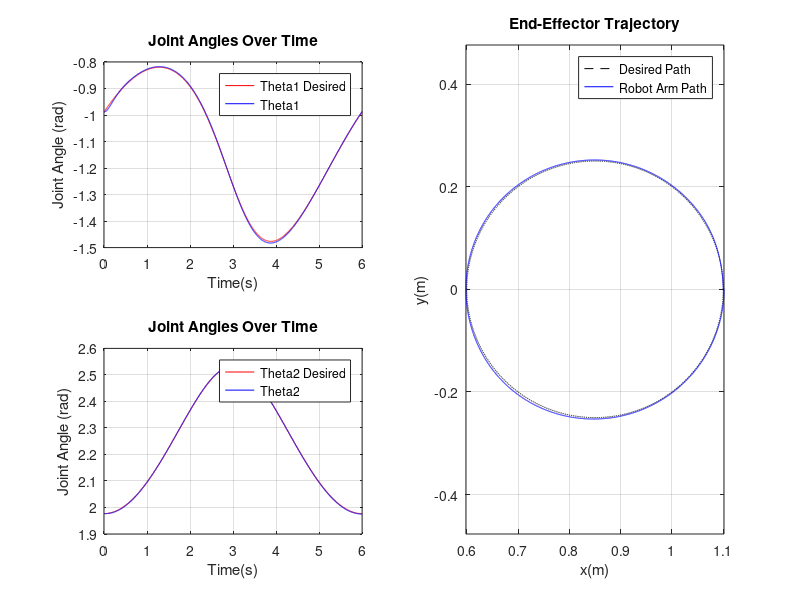
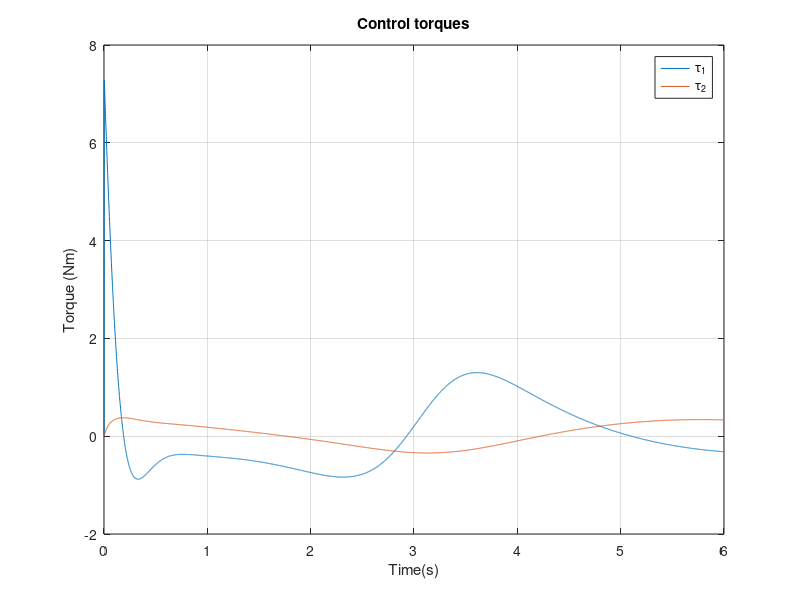

These figures' MATLAB source, in order:
%% Exp 17: PID based Trajectory Tracking Control of a 2R Robotic Arm (m-script)
% Inverse kinematics -> PID controller -> simplified robot dynamics -> forward
% kinematics, using the equations given in the lab manual.
% The manual leaves the numbers blank, so the values below are our choice:
% link lengths, masses, inertias, path and gains can be changed freely.
clc; clear all; close all;

%% Parameters
l1 = 1; l2 = 1;         % link lengths (m)
m1 = 1; m2 = 1;         % link masses (kg)
I1 = 0.1; I2 = 0.1;     % link inertias (kg m^2)
Ts = 0.001;             % sample time (s)
T  = 6;                 % time for one lap of the path (s)
Kp = 200; Ki = 20; Kd = 30; % PID gains (same for both joints)

t = 0:Ts:T;
N = length(t);

%% Desired trajectory of the end effector (circle)
xd = 0.85 + 0.25*cos(2*pi*t/T);
yd = 0.25*sin(2*pi*t/T);

%% a. Inverse kinematics: desired joint angles
th2d = acos((xd.^2 + yd.^2 - l1^2 - l2^2)/(2*l1*l2));
th1d = atan2(yd, xd) - atan2(l2*sin(th2d), l1 + l2*cos(th2d));

%% Simulation
th1 = zeros(1,N); th2 = zeros(1,N);   % actual joint angles
w1 = zeros(1,N);  w2 = zeros(1,N);    % joint velocities
tau1 = zeros(1,N); tau2 = zeros(1,N); % joint torques
th1(1) = th1d(1); th2(1) = th2d(1);   % start on the path
ie1 = 0; ie2 = 0;                     % integral of error
e1_old = 0; e2_old = 0;

for k = 2:N
    % b. PID controller
    e1 = th1d(k) - th1(k-1);
    e2 = th2d(k) - th2(k-1);
    ie1 = ie1 + e1*Ts;
    ie2 = ie2 + e2*Ts;
    if k == 2
        de1 = 0; de2 = 0;
    else
        de1 = (e1 - e1_old)/Ts;
        de2 = (e2 - e2_old)/Ts;
    end
    e1_old = e1; e2_old = e2;
    tau1(k) = Kp*e1 + Ki*ie1 + Kd*de1;
    tau2(k) = Kp*e2 + Ki*ie2 + Kd*de2;

    % c. Simplified robot dynamics
    a1 = (tau1(k) - m2*l1*l2*sin(th2(k-1))*w2(k-1)^2 ...
                  - m1*l1^2*sin(th1(k-1))*w1(k-1)^2) / (I1 + m2*l1^2 + m1*l1^2);
    a2 = (tau2(k) - m2*l1*l2*sin(th2(k-1))*w1(k-1)^2) / (I2 + m2*l1^2);
    w1(k) = w1(k-1) + Ts*a1;
    w2(k) = w2(k-1) + Ts*a2;
    th1(k) = th1(k-1) + Ts*w1(k-1);
    th2(k) = th2(k-1) + Ts*w2(k-1);
end

%% d. Forward kinematics: actual end-effector path
x = l1*cos(th1) + l2*cos(th1 + th2);
y = l1*sin(th1) + l2*sin(th1 + th2);
fprintf('Maximum path error = %.4f m\n', max(hypot(x - xd, y - yd)));

%% Plots
figure(1)
subplot(2,2,1)
plot(t, th1d, 'r', t, th1, 'b'); grid on
xlabel('Time(s)'); ylabel('Joint Angle (rad)'); title('Joint Angles Over Time');
legend('Theta1 Desired', 'Theta1');
subplot(2,2,3)
plot(t, th2d, 'r', t, th2, 'b'); grid on
xlabel('Time(s)'); ylabel('Joint Angle (rad)'); title('Joint Angles Over Time');
legend('Theta2 Desired', 'Theta2');
subplot(2,2,[2 4])
plot(xd, yd, 'k--', x, y, 'b'); grid on; axis equal
xlabel('x(m)'); ylabel('y(m)'); title('End-Effector Trajectory');
legend('Desired Path', 'Robot Arm Path');

figure(2)
plot(t, tau1, t, tau2); grid on
xlabel('Time(s)'); ylabel('Torque (Nm)'); title('Control torques');
legend('\tau_1', '\tau_2');
